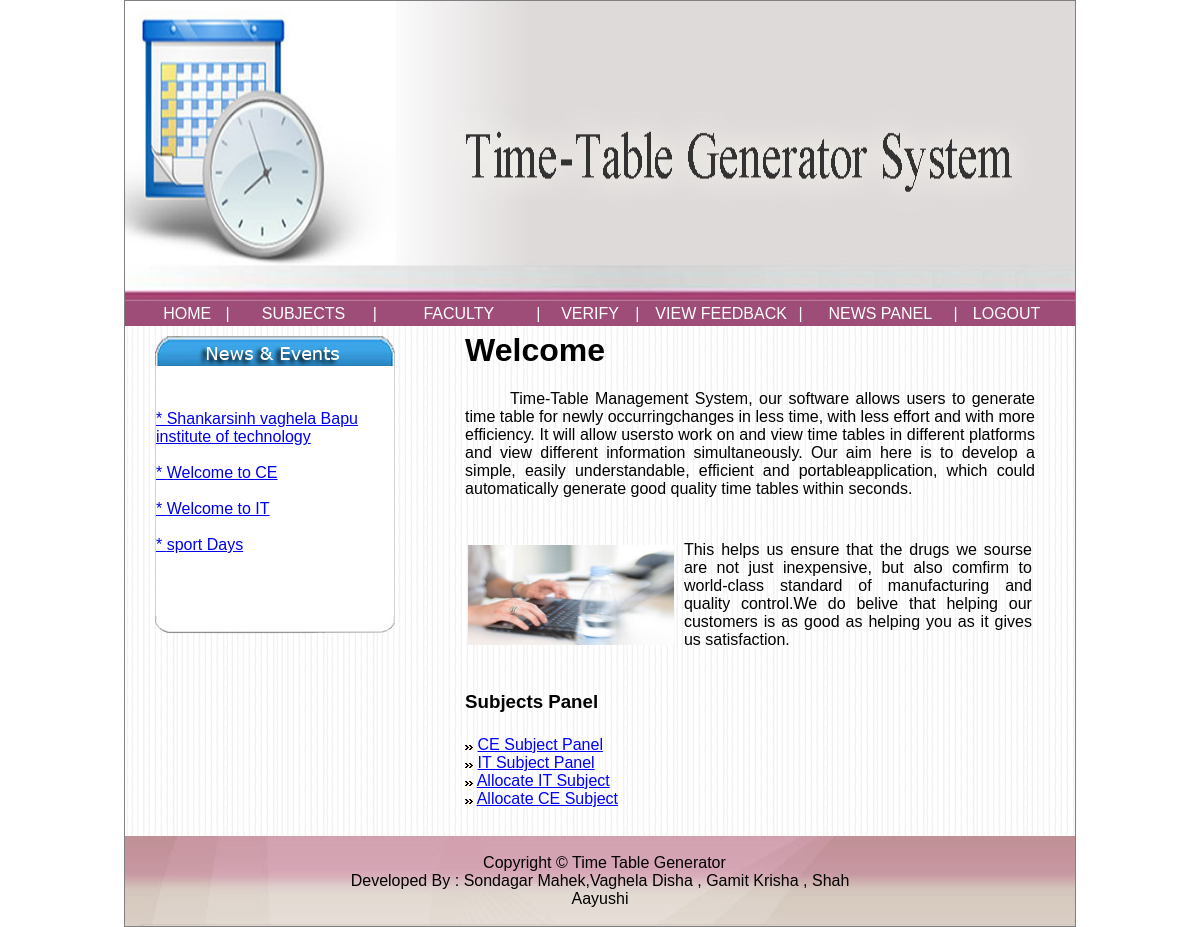
/admin/adminIndex.php (signed in), run on an earlier commit of the app's database.
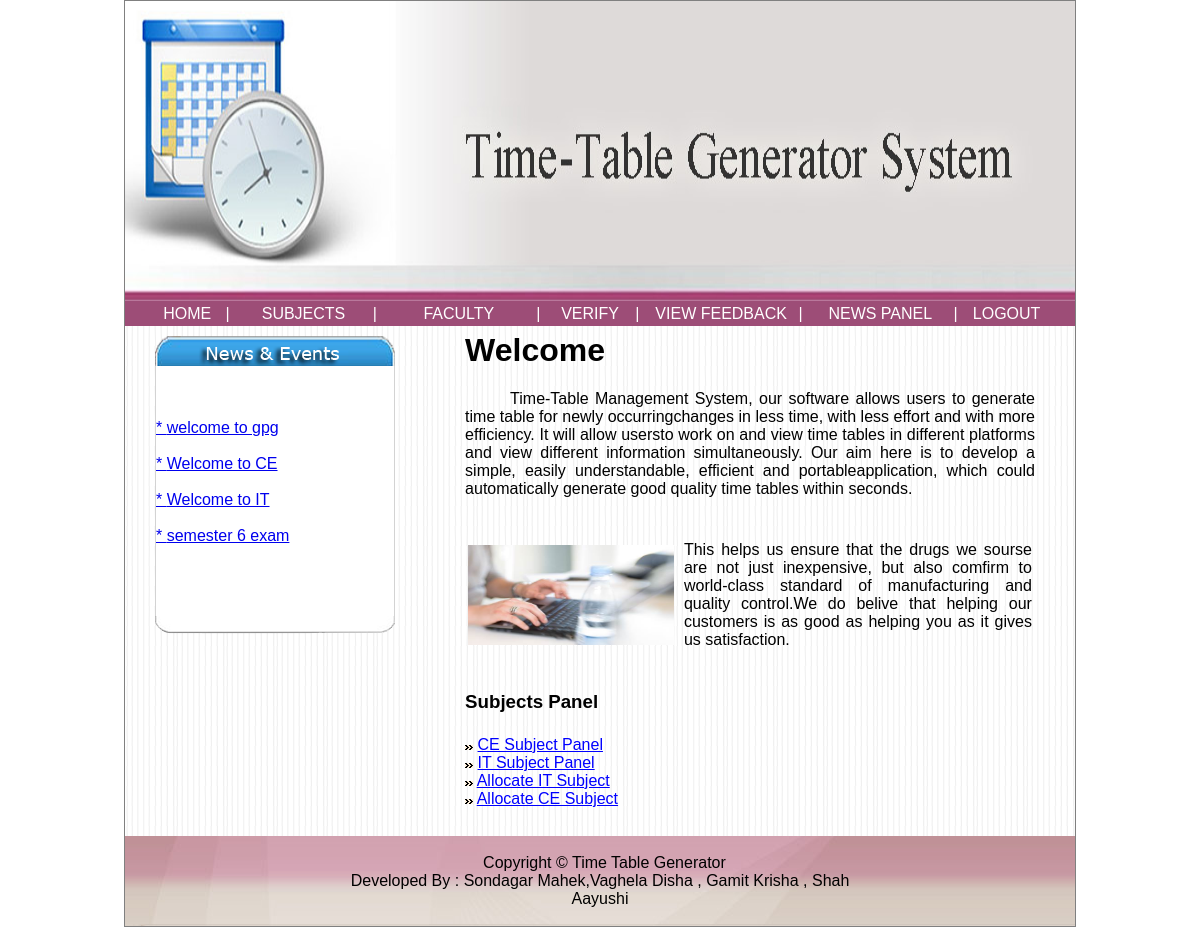
And on a later commit of the database.
### tables this page shows
CREATE TABLE `newstable` (
  `newsid` int(11) NOT NULL,
  `news` varchar(50) NOT NULL,
  `description` varchar(500) NOT NULL
);

### admin/adminIndex.php (the view, shortened to what the changed rows need)
       <div style="width:950px;height:510px;background-image:url('../images/bg.png');">
                   <div style="width:300px;height:400px;float:left;text-align:left;">
                   <center>
	   	    <table style="width:240px;height:300px;margin-top:10px;" cellpadding="0" cellspacing="0" border="0">
       <tr>
           <td style="height: 250px; background-color:White;border-left:1px solid #D3D3D3;border-right:1px solid #D3D3D3;">
           <marquee scrollamount="4" direction="up" style="color:black;" onmouseover="this.stop();" onmouseout="this.start();">
	                <?php
			include("../config.php");
			$q = "select * from newsTable";
			$r = mysqli_query($con,$q);
			$c = mysqli_num_rows($r);
			if($c>0)
			{
				while($row = mysqli_fetch_array($r))
				{
					echo "<a target='_blank' href='view.php?id=".$row['newsid']."' style='text-align:justify;'> * ".$row['news']."<br><br></label>";
				}
			}
			else
			{
				echo "No Data to Display";
			}
			?>
           </marquee>
           </td>
       </tr>
   </table>
</center>
                   </div>
                   <div style="width:650px;height:510px;float:left;">
                       <table height="100%" width="100%" style="color:#000000;">
                           <tr>
                               <td height="100%" width="90%">
                                   <table height="100%" width="100%" style="color:#000000;text-align:justify;">
                                       <tr>
                                           <td height="100S%" width="90%">
                                               <h1>Welcome </h1>
                                           </td>
                                       </tr>
                                   </table>
                               </td>
                           </tr>
                       </table>
                   </div>
       </div>

What changed in the data, as far as the page shows it:
removed newstable: news "Shankarsinh vaghela Bapu institute of technology"
removed newstable: news "sport Days"
added newstable: news "welcome to gpg"
added newstable: news "semester 6 exam"
